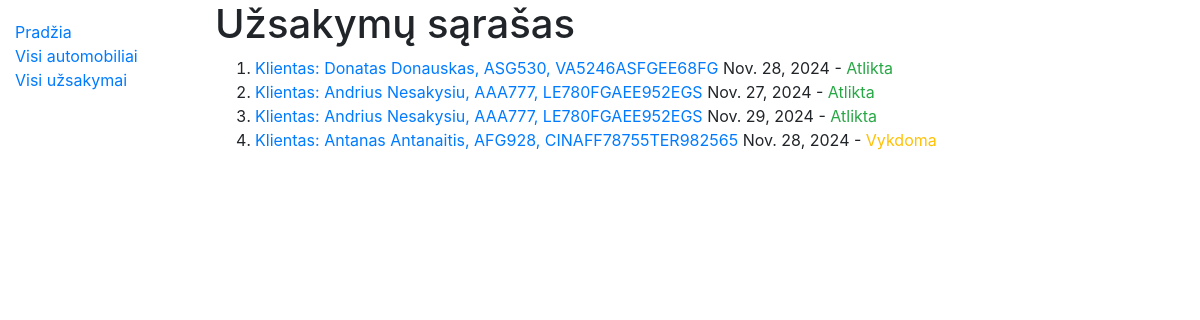
The app's page /Autoservisas/uzsakymai/, older data.
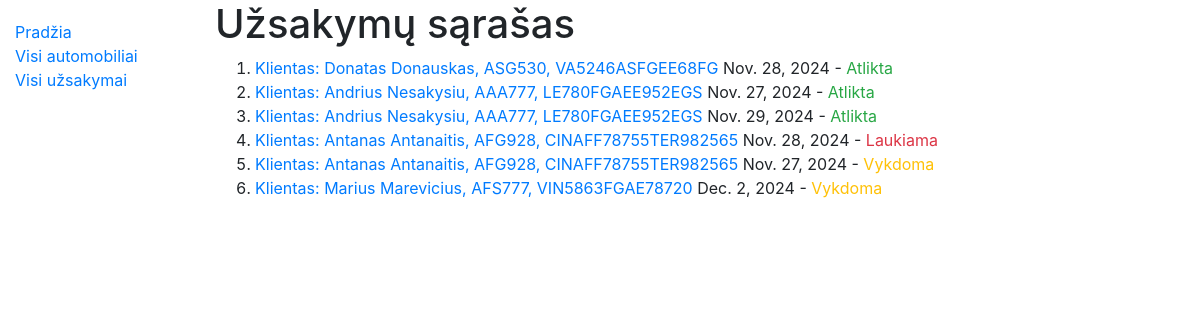
The same page, newer data.
### Autoservisas/models.py (models this page shows, shortened)
class Uzsakymas(models.Model):
    data = models.DateField('UŽSAKYMO_DATA', help_text='Įveskite užsakymo datą')
    automobilis = models.ForeignKey(AutomobilisKlientas, on_delete=models.CASCADE, help_text='Pasirinkite kliento automobilį')
    PASIRINKIMAI_STATUS = [
        ('L', 'Laukiama'),
        ('V', 'Vykdoma'),
        ('A', 'Atlikta'),
    ]
    statusas = models.CharField(max_length=10, choices=PASIRINKIMAI_STATUS, default='L', help_text='Pasirinkite užsakymo statusą',  blank=True)
    class Meta:
        verbose_name = 'Užsakymas'
        verbose_name_plural = 'Užsakymai'
        ordering = ['statusas']

class AutomobilisKlientas(models.Model):
    valstybinis_nr = models.CharField('VALSTYBINIS_NUMERIS', max_length=15, unique=True, help_text='Įveskite automobilio valstybinius numerius')
    vin_kodas = models.CharField('VIN_KODAS', max_length=100, unique=True, help_text='Įveskite automobilio VIN kodą')
    klientas = models.CharField('KLIENTO_VARDAS_PAVARDĖ',max_length=50, help_text='Įveskite kliento vardą ir pavardę')
    modelis = models.ForeignKey(AutomobilioModelis, on_delete=models.CASCADE, help_text='Pasirinkite automobilį')
    class Meta:
        verbose_name = 'Kliento automobilis'
        verbose_name_plural = 'Klientų automobiliai'
        ordering = ['klientas']
    def __str__(self):
        return f"Klientas: {self.klientas}, {self.valstybinis_nr}, {self.vin_kodas}"

### Autoservisas/views.py (the view)
# urls.py: path('uzsakymai/', views.UzsakymaiListView.as_view(), name='uzsakymai'),
class UzsakymaiListView(generic.ListView):
    model = Uzsakymas
    template_name = 'uzsakymas_list.html'

### Autoservisas/templates/uzsakymas_list.html
{% extends "base.html" %}
{% block content %}
<h1>Užsakymų sąrašas</h1>
<ol>
    {% for uzsakymas in uzsakymas_list %}
    <li>
        <a href="{% url 'uzsakymas_detail' uzsakymas.pk %}">{{ uzsakymas.automobilis }}</a>
        {{ uzsakymas.data }} -
        <span class="{% if uzsakymas.statusas == 'L' %}text-danger{% elif uzsakymas.statusas == 'V' %}text-warning{% elif uzsakymas.statusas == 'A' %}text-success{% endif %}">
            {{ uzsakymas.get_statusas_display }}
        </span>
    </li>
    {% endfor %}
</ol>
{% endblock %}

### Autoservisas/templates/base.html (shortened to what this page needs)
<!DOCTYPE html>
<html lang="en">
<head>
  <link rel="stylesheet" href="https://stackpath.bootstrapcdn.com/bootstrap/4.1.3/css/bootstrap.min.css">
  {% load static %}
  <link rel="stylesheet" href="{% static 'css/styles.css' %}">
</head>
<body>
  <div class="container-fluid">
    <div class="row">
      <div class="col-sm-2">
      {% block sidebar %}
        <ul class="sidebar-nav">
          <li><a href="{% url 'index' %}">Pradžia</a></li>
          <li><a href="{% url 'automobiliu_sarasas' %}">Visi automobiliai</a></li>
          <li><a href="{% url 'uzsakymai' %}">Visi užsakymai</a></li>
        </ul>
     {% endblock %}
      </div>
      <div class="col-sm-10 ">{% block content %}{% endblock %}</div>
    </div>
  </div>
</body>
</html>

### Autoservisas/static/css/styles.css (style rules this page uses)
.sidebar-nav { margin-top: 20px; padding: 0; list-style: none; }

Row changes from the older to the newer data that the page shows:
added Uzsakymas: automobilis "Klientas: Antanas Antanaitis, AFG928, CINAFF78755TER982565", data "Nov. 28, 2024", statusas "Laukiama"
changed Uzsakymas (number 5 of 6 on the later page): data "Nov. 28, 2024" → "Nov. 27, 2024"
added Uzsakymas: automobilis "Klientas: Marius Marevicius, AFS777, VIN5863FGAE78720", data "Dec. 2, 2024", statusas "Vykdoma"
